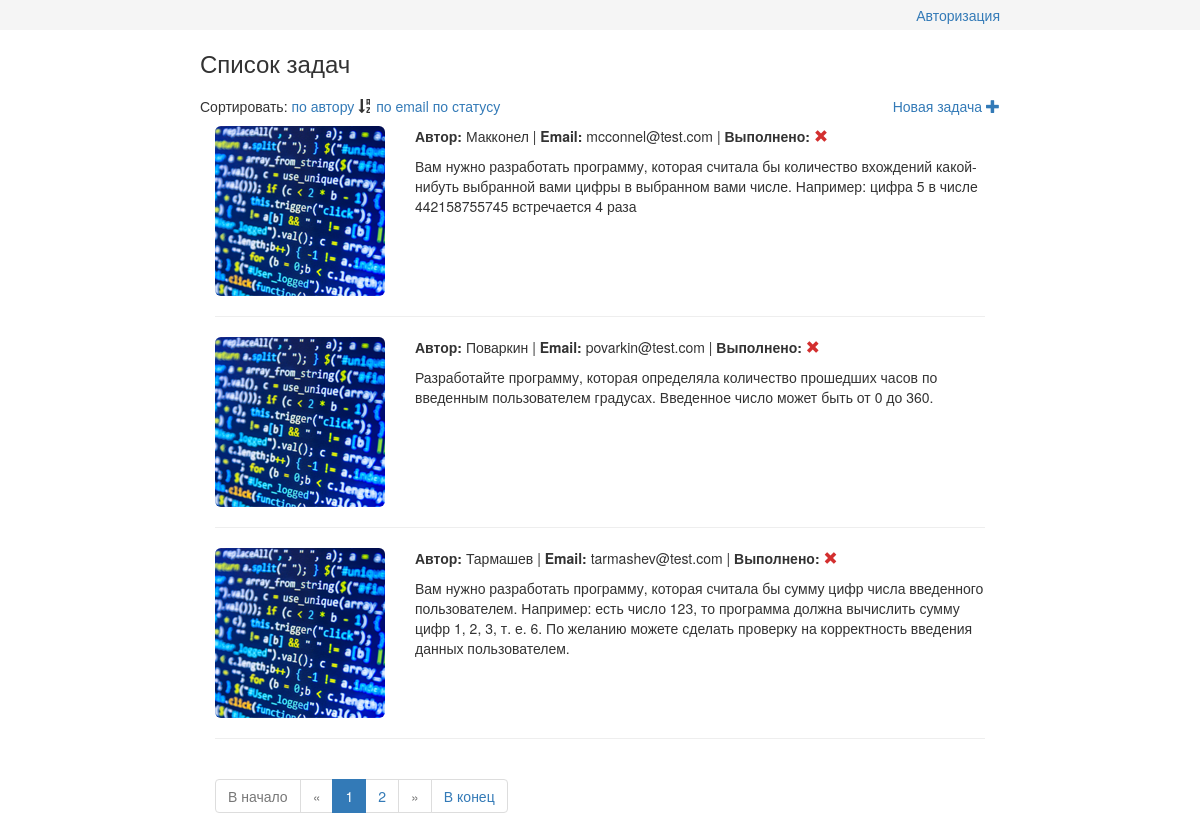
The app's page /?order=name&direct=desc&switch, older data.
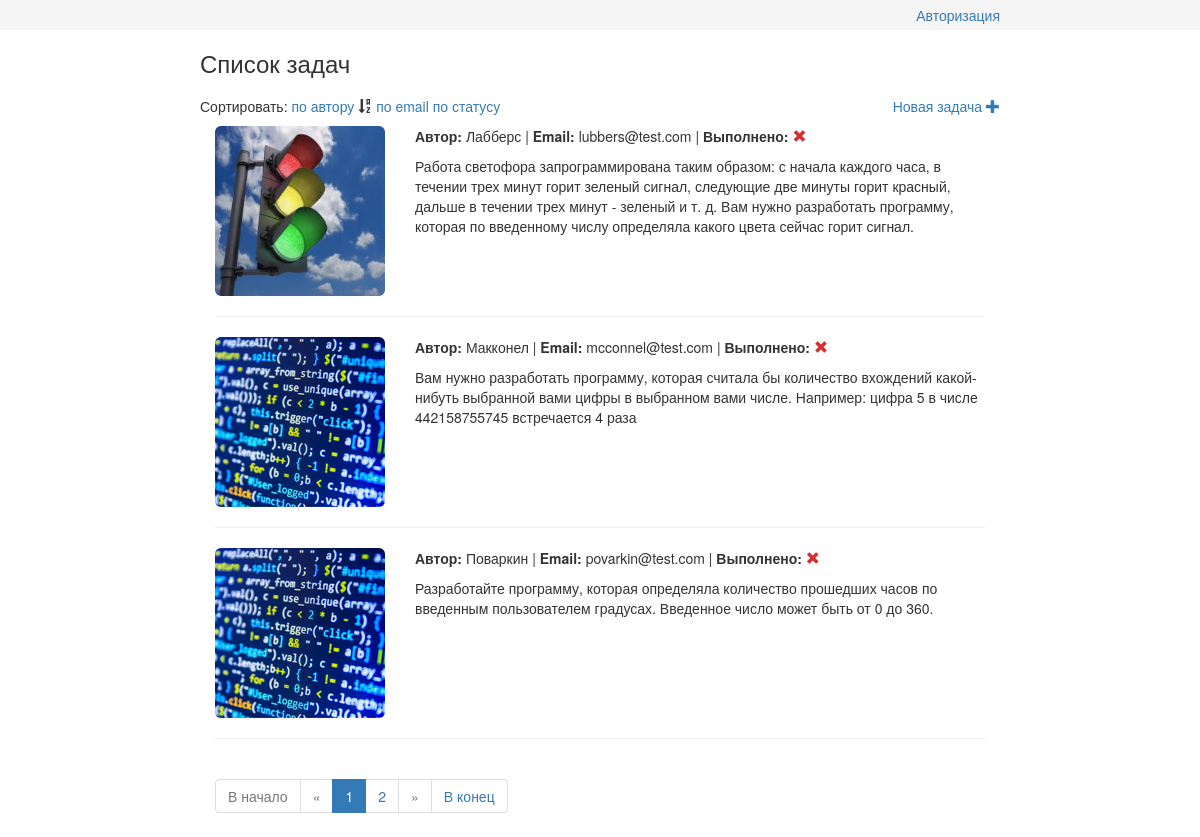
The same page, newer data.
### tables this page shows
CREATE TABLE IF NOT EXISTS `tasks` (
  `id` int(10) unsigned NOT NULL,
  `name` varchar(100) NOT NULL,
  `email` varchar(100) NOT NULL,
  `text` text NOT NULL,
  `image` varchar(255) DEFAULT NULL,
  `complete` tinyint(1) unsigned DEFAULT NULL
);

### app/core/model.php (called while the page is built, shortened)
<?php
abstract class Model
{
	protected $db;
	public function __construct()
	{
		$dbConfig = parse_ini_file(APP_DIR.'/config/db.ini');
		if ($dbConfig) {
			$this->db = new \PDO(
				'mysql:host=localhost;dbname='.$dbConfig['db_name'].';charset=UTF8',
				$dbConfig['db_user'],
				$dbConfig['db_password']
			);
		} else {
			throw new \Exception('Could not load the database configuration file');
		}
	}
	public function getTotalRowCount()
	{
		$sql = 'SELECT COUNT(*) FROM '.$this->getTableName();
		if ($result = $this->db->query($sql)) {
			return intval( $result->fetchColumn() );
		}
		return 0;
	}
}

### app/core/view.php (called while the page is built, shortened)
<?php
class View
{
	public function generate($contentFile, $templateFile, $data = null)
	{
		include 'app/views/'.$templateFile;
	}
}

### app/controllers/controllermain.php (called while the page is built, shortened)
<?php
class ControllerMain extends Controller
{
	public function __construct()
	{
		$this->model = new ModelTasks();
	}
	public function actionIndex()
	{
		$numberCurrentPage = ( isset($_GET['page']) ) ? (int) $_GET['page'] : 1;
		$order = $_GET['order'] ?? '';
		$direct = $_GET['direct'] ?? 'desc';
		$switch = ( isset($_GET['switch']) ) ? true : false;
		if ($switch) {
			$direct = ($direct == 'desc') ? 'asc' : 'desc';
		}
		$offset = Paginator::NUMBER_ITEM_PAGE * $numberCurrentPage - Paginator::NUMBER_ITEM_PAGE;
		$dataTasks = $this->model->getData(Paginator::NUMBER_ITEM_PAGE, $offset, $order, $direct);
		$page = new Paginator($numberCurrentPage, $this->model->getTotalRowCount(), '/');
		$page->shapePage();
		$this->view->generate(
			'main_view.php',
			'template_view.php',
			[
				'data' => $dataTasks,
				'page' => $page,
				'order' => $order,
				'direct' => $direct,
				'sort' => [
					'field' => $this->model->getSortedField(),
					'label' =>$this->model->getSortedTranslate(),
				]
			]
		);
	}
}

### app/bootstrap.php (called while the page is built, shortened)
<?php
class Bootstrap
{
	public function run()
	{
		Route::start();
	}
}

### index.php (called while the page is built, shortened)
<?php
require_once 'app/bootstrap.php';
$app = new Bootstrap();
$app->run();

### app/helpers/auth.php (called while the page is built, shortened)
<?php
class Auth
{
	public static function isLogin()
	{
		return $_SESSION && isset($_SESSION['user']) && $_SESSION['user'];
	}
}

### app/models/modeltasks.php (called while the page is built, shortened)
<?php
class ModelTasks extends Model
{
	public function getData($limit = 3, $offset = 0, $order = '', $direct = 'desc')
	{
		$db = $this->db;
		$sql = 'SELECT name, email, text, image, complete FROM tasks';
		if ($order && in_array($order, $this->getSortedField())) {
			$sql .= " ORDER BY {$order} {$direct}";
		}
		$sql .= ' LIMIT :limit OFFSET :offset';
		$stmt = $db->prepare($sql);
		$stmt->bindParam(':limit', $limit, \PDO::PARAM_INT);
		$stmt->bindParam(':offset', $offset, \PDO::PARAM_INT);
		$stmt->execute();
		return $stmt->fetchAll(\PDO::FETCH_ASSOC);
	}
	public function getSortedField()
	{
		return ['name', 'email', 'complete'];
	}
	protected function getTableName()
	{
		return 'tasks';
	}
}

### app/helpers/paginator.php (called while the page is built, shortened)
<?php
class Paginator
{
	public $numberCurrentPage;
	public $totalCountRow;
	public $numberLastPage;
	public function __construct($currentPage, $totalCountRow, $link)
	{
		$this->numberCurrentPage = ($currentPage) ? $currentPage : 1;
		$this->totalCountRow = $totalCountRow;
		$this->link = $link;
	}
	private function shapeFirstLink()
	{
		$this->firstLink = ($this->numberCurrentPage != 1) ? true : false;
	}
	private function shapeRightArrow()
	{
		$totalRangeNumber = (int) ceil(
			$this->totalCountRow / (self::NUMBER_PAGE_BLOCK * self::NUMBER_ITEM_PAGE)
		);
		$rangeNumber = $this->getRangeNumber();
		$this->rightArrow = ($rangeNumber < $totalRangeNumber) ? true : false;
	}
	private function shapeLeftArrow()
	{
		$rangeNumber = $this->getRangeNumber();
		$this->leftArrow = ($rangeNumber > 1) ? true : false;
	}
	private function shapeLastLink()
	{
		$this->numberLastPage = (int) ceil($this->totalCountRow / self::NUMBER_ITEM_PAGE);
		$this->lastLink = ($this->numberCurrentPage != $this->numberLastPage) ? true : false;
	}
	private function shapeBounded()
	{
		$rangeNumber = $this->getRangeNumber();
		$this->upperBound = $rangeNumber * self::NUMBER_PAGE_BLOCK;
		$this->lowerBound = $this->upperBound - self::NUMBER_PAGE_BLOCK + 1;
		if ($this->numberLastPage < $this->upperBound) {
			$this->upperBound = $this->numberLastPage;
		}
	}
	private function getRangeNumber()
	{
		return (int) ceil($this->numberCurrentPage / self::NUMBER_PAGE_BLOCK);
	}
}

### app/helpers/url.php (called while the page is built, shortened)
<?php
class Url
{
	private static $vars;
	public static function urlBag(string $url, string $param, $value)
	{
		return $url.'?'.http_build_query(self::$vars);
	}
	public static function addVars($param, $value)
	{
		self::$vars[$param] = $value;
	}
}

### app/views/main_view.php (the view)
<div class="row">
	<h3>Список задач</h3>
</div>
<div class="row ptb_small">
	<div class="pull-left">
		Сортировать:
		<?php foreach ($sort['field'] as $itemSort): ?>
			<a href="/?order=<?=$itemSort;?>&direct=<?=$direct;?>&switch"><?=$sort['label'][$itemSort] ?></a>
			<?php if ($order == $itemSort): ?>
				<?php if ($direct == 'asc'): ?>
					<i class="glyphicon glyphicon-sort-by-alphabet"></i>
				<?php else: ?>
					<i class="glyphicon glyphicon-sort-by-alphabet-alt"></i>
				<?php endif; ?>
			<?php endif; ?>
		<?php endforeach; ?>
	</div>
	<div class="pull-right">
		<a href="/edit/index">Новая задача <i class="glyphicon glyphicon-plus"></i></a>
	</div>
</div>
<?php foreach ($data as $task): ?>
	<div class="row">
		<div class="col-md-3">
			<img src="/img/<?php if ($task['image']):?><?=$task['image'];?><?php else: ?>empty.png<?php endif ?>"
			     class="img-responsive img-rounded">
		</div>
		<div class="col-md-9">
			<p>
				<strong>Автор:</strong> <?=$task['name']?> |
				<strong>Email:</strong> <?=$task['email']?> |
				<strong>Выполнено:</strong>
				<?php if ($task['complete']): ?>
					<i class="glyphicon glyphicon-ok complete_yes"></i>
				<?php else: ?>
					<i class="glyphicon glyphicon-remove complete_no"></i>
				<?php endif ?>
			</p>
			<p><?=$task['text']?></p>
		</div>
	</div>
	<hr>
<?php endforeach; ?>
<?php include "app/views/pagination_view.php"; ?>

### app/core/route.php (shortened to what this page needs)
<?php
class Route
{
	static function start()
	{
		$actionName = 'index';
		$actionName = 'action'.ucfirst($actionName);
		$controller = new $nsController;
		$action = $actionName;
		if (method_exists($controller, $action)) {
			$controller->$action();
		} else {
			Route::errorPage404();
		}
	}
}

### app/views/template_view.php (shortened to what this page needs)
<!DOCTYPE html>
<html>
<head>
	<link rel="stylesheet" href="https://maxcdn.bootstrapcdn.com/bootstrap/3.3.7/css/bootstrap.min.css">
	<link rel="stylesheet" type="text/css" href="/css/style.css" />
</head>
<body>
<div class="user-panel">
	<div class="wrap center-block text-right">
		<?php if (\Helpers\Auth::isLogin()): ?>
			Привет, <?=\Helpers\Auth::getLogin();?> <a href="/login/logout">Выйти</a>
		<?php else: ?>
			<a href="/login/index">Авторизация</a>
		<?php endif; ?>
	</div>
</div>
<div class="container wrap">
	<?php include "app/views/".$contentFile; ?>
</div>
</body>
</html>

### app/views/pagination_view.php
<?php if ($page->totalCountRow): ?>
	<nav aria-label="page navigation">
		<ul class="pagination">
			<li<?php if (!$page->firstLink): ?> class="disabled"<?php endif; ?>>
				<?php if ($page->firstLink): ?>
					<a href="<?=Helpers\Url::urlBag($page->link, 'page', 1);?>">
						<span>В начало</span>
					</a>
				<?php else: ?>
					<span>В начало</span>
				<?php endif; ?>
			</li>
			<li <?php if (!$page->leftArrow): ?> class="disabled"<?php endif; ?>>
				<?php if ($page->leftArrow): ?>
					<a href="<?=Helpers\Url::urlBag($page->link, 'page', $page->lastPagePrevBlock);?>">
						<span>&laquo;</span>
					</a>
				<?php else: ?>
					<span>&laquo;</span>
				<?php endif; ?>
			</li>
			<?php for ($number = $page->lowerBound; $number <= $page->upperBound; $number++): ?>
				<li<?php if ($page->numberCurrentPage == $number): ?> class="active"<?php endif; ?>>
					<?php if ($page->numberCurrentPage != $number): ?>
						<a href="<?=Helpers\Url::urlBag($page->link, 'page', $number);?>"><?=$number?></a>
					<?php else: ?>
						<span><?=$number?></span>
					<?php endif; ?>
				</li>
			<?php endfor; ?>
			<li<?php if (!$page->rightArrow): ?> class="disabled"<?php endif; ?>>
				<?php if ($page->rightArrow): ?>
					<a href="<?=Helpers\Url::urlBag($page->link, 'page', $page->firstPageNextBlock);?>">
						<span>&raquo;</span>
					</a>
				<?php else: ?>
					<span>&raquo;</span>
				<?php endif; ?>
			</li>
			<li<?php if (!$page->lastLink): ?> class="disabled"<?php endif; ?>>
				<?php if ($page->lastLink): ?>
					<a href="<?=Helpers\Url::urlBag($page->link, 'page', $page->numberLastPage);?>">
						<span>В конец</span>
					</a>
				<?php else: ?>
					<span>В конец</span>
				<?php endif; ?>
			</li>
		</ul>
	</nav>
<?php endif ?>

### css/style.css (style rules this page uses)
.wrap { max-width: 800px; }
.user-panel { background-color: #F5F5F5; padding: 5px 0; }
.complete_no { color: #d32f2f }
.ptb_small { padding-top: 10px; padding-bottom: 10px; }

Row changes from the older to the newer data that the page shows:
no longer on this page (row edited): tasks: name "Тармашев", email "tarmashev@test.com", text "Вам нужно разработать программу, которая считала бы сумму цифр числа введенного пользователем. Например: есть число 123, то программа должна вычислить сумму цифр 1, 2, 3, т. е. 6. По желанию можете сделать проверку на корректность введения данных пользователем."
added tasks: image (picture), name "Лабберс", email "lubbers@test.com", text "Работа светофора запрограммирована таким образом: с начала каждого часа, в течении трех минут горит зеленый сигнал, следующие две минуты горит красный, дальше в течении трех минут - зеленый и т. д. Вам нужно разработать программу, которая по введенному числу определяла какого цвета сейчас горит сигнал."
